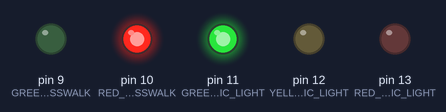
Bench run of a sketch on a simulated Arduino Uno, built with avr-gcc and run on an emulated ATmega328P. On the bench: output pins drawn as LEDs (lit = HIGH). What the sketch prints to the serial monitor is not drawn.

Above: at 1.5 s.
At 4.0 s:
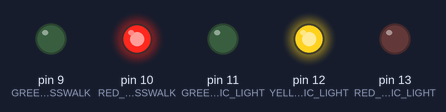
At 7.5 s:
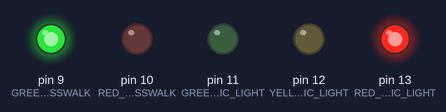
At 10.2 s:
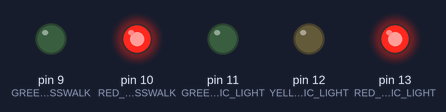
At 13.7 s:
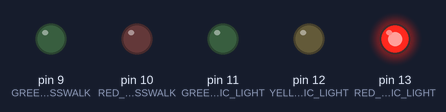
Timing chart, 0 to 18.2 s (numbered marks = the images above):
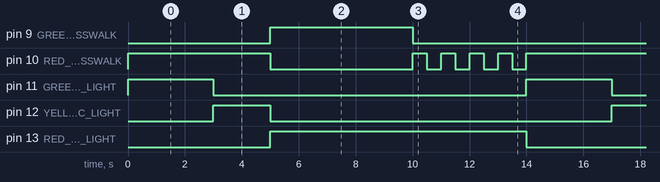

Measured:
- by itself, pin 9 (GREEN_CROSSWALK): alternates HIGH for 5.0 s and LOW for 9.0 s
- by itself, pin 10 (RED_CROSSWALK): repeats every 14.0 s: LOW 5.0 s, 4 × (HIGH 0.50 s, LOW 0.50 s), HIGH 5.0 s
- by itself, pin 11 (GREEN_TRAFFIC_LIGHT): alternates HIGH for 3.0 s and LOW for 11.0 s
- by itself, pin 12 (YELLOW_TRAFFIC_LIGHT): alternates HIGH for 2.0 s and LOW for 12.0 s
- by itself, pin 13 (RED_TRAFFIC_LIGHT): alternates HIGH for 9.0 s and LOW for 5.0 s

The sketch:

semaforo.ino
```cpp
#define GREEN_CROSSWALK 9
#define RED_CROSSWALK 10
#define GREEN_TRAFFIC_LIGHT 11
#define YELLOW_TRAFFIC_LIGHT 12
#define RED_TRAFFIC_LIGHT 13

void setup() {
  Serial.begin(9600);
  // Configura os pinos dos LEDs como saída

  // Semaforo pedestres
  pinMode(GREEN_CROSSWALK, OUTPUT); // LED verde
  pinMode(RED_CROSSWALK, OUTPUT); // LED vermelho

  // Semaforo carros
  pinMode(GREEN_TRAFFIC_LIGHT, OUTPUT); // LED verde
  pinMode(YELLOW_TRAFFIC_LIGHT, OUTPUT); // LED amarelo
  pinMode(RED_TRAFFIC_LIGHT, OUTPUT); // LED vermelho
}

void loop() {
  Serial.println(GREEN_TRAFFIC_LIGHT);
  // Sinal aberto: apaga LED vermelho, acende LED verde
  // Carros
  digitalWrite(GREEN_TRAFFIC_LIGHT, HIGH);
  digitalWrite(YELLOW_TRAFFIC_LIGHT, LOW);
  digitalWrite(RED_TRAFFIC_LIGHT, LOW);
  // Pedestre: apaga LED verde, acende LED vermelho
  digitalWrite(GREEN_CROSSWALK, LOW);
  digitalWrite(RED_CROSSWALK, HIGH);
  delay(3000);

  // Sinal fechando: apaga LED verde, acende LED amarelo
  digitalWrite(GREEN_TRAFFIC_LIGHT, LOW);
  digitalWrite(YELLOW_TRAFFIC_LIGHT, HIGH);
  digitalWrite(RED_TRAFFIC_LIGHT, LOW);
  delay(2000);

  // Sinal fechado: apaga LED amarelo, acende LED vermelho
  digitalWrite(GREEN_TRAFFIC_LIGHT, LOW);
  digitalWrite(YELLOW_TRAFFIC_LIGHT, LOW);
  digitalWrite(RED_TRAFFIC_LIGHT, HIGH);
  // Pedestre: apaga LED vermelho, acende LED verde
  digitalWrite(GREEN_CROSSWALK, HIGH);
  digitalWrite(RED_CROSSWALK, LOW);
  delay(5000);

  piscarLedPedestre();
}

void piscarLedPedestre() {
  // apaga LED verde
  digitalWrite(GREEN_CROSSWALK, LOW);
  // piscar LED vermelho
  for (int i = 0; i < 8; i++) {
    if (i % 2 == 0) {
      digitalWrite(RED_CROSSWALK, HIGH);
    } else {
      digitalWrite(RED_CROSSWALK, LOW);
    }
    delay(500);
  }
}
```
